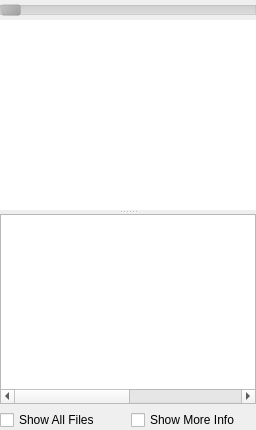
<?xml version="1.0" encoding="UTF-8"?>
<ui version="4.0">
 <class>snapshotBrowser</class>
 <widget class="QWidget" name="snapshotBrowser">
  <layout class="QVBoxLayout" name="snapshotBrowserLayout">
   <property name="spacing">
    <number>0</number>
   </property>
   <property name="margin">
    <number>0</number>
   </property>
   <item>
    <widget class="QSplitter" name="browserSplitter">
     <property name="orientation">
      <enum>Qt::Vertical</enum>
     </property>
     <widget class="QWidget" name="verticalLayoutWidget">
      <layout class="QVBoxLayout" name="imageViewerLayout" stretch="0,1">
       <property name="spacing">
        <number>0</number>
       </property>
       <item>
        <widget class="QSlider" name="imagesSlider">
         <property name="styleSheet">
          <string notr="true">QSlider::groove:horizontal {
    border: 1px solid rgba(128, 128, 128, 40);
    height: 8px;
    background: qlineargradient(x1:0, y1:0, x2:0, y2:1, stop:0 rgba(128, 128, 128, 75), stop:1  rgba(128, 128, 128, 40));
    margin: 2px 0;
}

QSlider::handle:horizontal {
    background: qlineargradient(x1:0, y1:0, x2:1, y2:1, stop:0 rgba(128, 128, 128, 40), stop:1 rgba(128, 128, 128, 175));
    border: 1px solid rgba(128, 128, 128, 40);
    width: 18px;
    margin: -2px 0;
    border-radius: 3px;
}</string>
         </property>
         <property name="maximum">
          <number>1</number>
         </property>
         <property name="pageStep">
          <number>1</number>
         </property>
         <property name="tracking">
          <bool>true</bool>
         </property>
         <property name="orientation">
          <enum>Qt::Horizontal</enum>
         </property>
         <property name="tickPosition">
          <enum>QSlider::TicksAbove</enum>
         </property>
        </widget>
       </item>
       <item>
        <widget class="QGraphicsView" name="previewGraphicsView">
         <property name="frameShape">
          <enum>QFrame::NoFrame</enum>
         </property>
         <property name="verticalScrollBarPolicy">
          <enum>Qt::ScrollBarAlwaysOff</enum>
         </property>
         <property name="horizontalScrollBarPolicy">
          <enum>Qt::ScrollBarAlwaysOff</enum>
         </property>
         <property name="renderHints">
          <set>QPainter::Antialiasing|QPainter::HighQualityAntialiasing|QPainter::SmoothPixmapTransform|QPainter::TextAntialiasing</set>
         </property>
         <property name="optimizationFlags">
          <set>QGraphicsView::DontAdjustForAntialiasing|QGraphicsView::DontSavePainterState</set>
         </property>
        </widget>
       </item>
      </layout>
     </widget>
     <widget class="QWidget" name="gridLayoutWidget">
      <layout class="QGridLayout" name="filesBrowserLayout">
       <item row="1" column="0">
        <widget class="QCheckBox" name="showAllCheckBox">
         <property name="text">
          <string>Show All Files</string>
         </property>
        </widget>
       </item>
       <item row="1" column="1">
        <widget class="QCheckBox" name="showMoreInfoCheckBox">
         <property name="text">
          <string>Show More Info</string>
         </property>
        </widget>
       </item>
       <item row="0" column="0" colspan="2">
        <widget class="QTreeWidget" name="filesTreeWidget">
         <property name="styleSheet">
          <string notr="true">QTreeView::item {
	padding: 2px;
}
QTreeView::item:selected:active{
	background: qlineargradient(spread:pad, x1:0, y1:0, x2:1, y2:0, stop:0 rgba(82, 133, 166, 255), stop:1 rgba(82, 133, 166, 255));
    border: 1px solid transparent;
}
QTreeView::item:selected:!active {
	background: qlineargradient(spread:pad, x1:0, y1:0, x2:1, y2:0, stop:0 rgba(82, 133, 166, 255), stop:1 rgba(82, 133, 166, 255));
    border: 1px solid transparent;
}
</string>
         </property>
         <property name="alternatingRowColors">
          <bool>true</bool>
         </property>
         <property name="headerHidden">
          <bool>true</bool>
         </property>
         <column>
          <property name="text">
           <string notr="true">Snapshot / Type / Name:</string>
          </property>
         </column>
         <column>
          <property name="text">
           <string>Size:</string>
          </property>
         </column>
         <column>
          <property name="text">
           <string>Path:</string>
          </property>
         </column>
         <column>
          <property name="text">
           <string>Repo:</string>
          </property>
         </column>
         <column>
          <property name="text">
           <string>Base Type:</string>
          </property>
         </column>
        </widget>
       </item>
      </layout>
     </widget>
    </widget>
   </item>
  </layout>
 </widget>
 <tabstops>
  <tabstop>imagesSlider</tabstop>
 </tabstops>
 <resources/>
 <connections/>
</ui>
